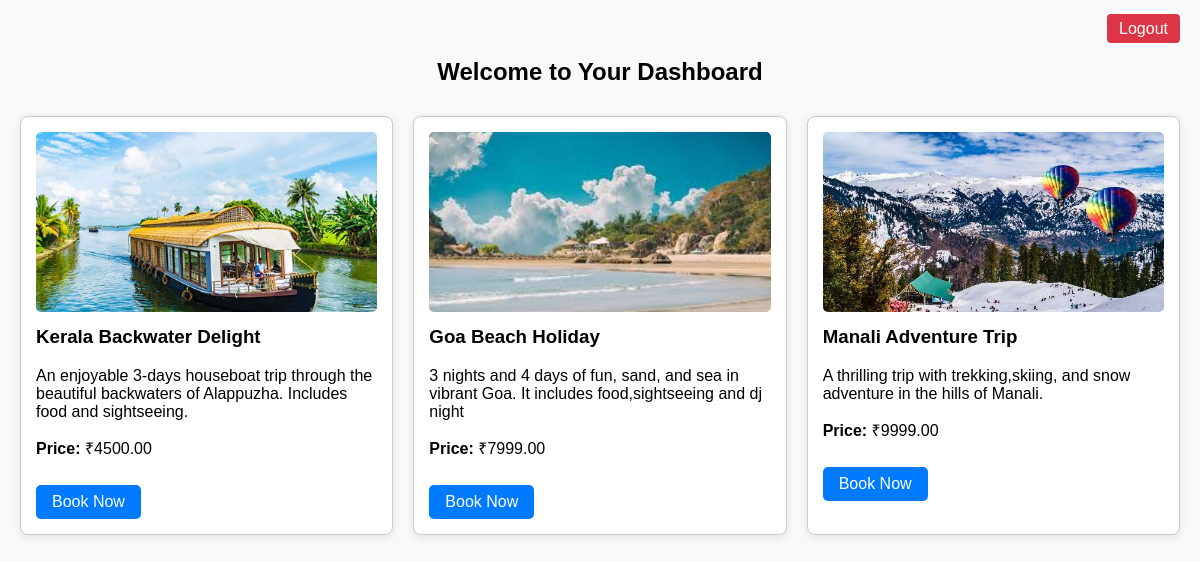
/dashboard/, run on the app's committed database.
### main/models.py (models this page shows, shortened)
class TourPackage(models.Model):
    title = models.CharField(max_length=100)
    description = models.TextField()
    price = models.DecimalField(max_digits=10, decimal_places=2)
    image = models.ImageField(upload_to='package_images/')
    vendor = models.ForeignKey('Vendor', on_delete=models.CASCADE, null=True)
    is_approved = models.BooleanField(default=False)

### main/views.py (the view)
# urls.py: path('dashboard/', views.user_dashboard, name='user_dashboard'),
def user_dashboard(request):
    packages = TourPackage.objects.filter(is_approved=True)
    return render(request, 'main/user_dashboard.html', {'packages':packages})

### main/templates/main/user_dashboard.html (shortened to what this page needs)
{% load static %}
<!DOCTYPE html>
<html>
<head>
    <div style="text-align: right; margin-bottom: 15px;">
    <a href="{% url 'logout' %}" style="padding: 6px 12px; background: #dc3545; color: white; border-radius: 4px; text-decoration: none;">
        Logout
    </a>
</div>
</head>
<body>
    <h2>Welcome to Your Dashboard</h2>
    <div class="package-container">
        {% for package in packages %}
            <div class="package-box">
                <img src="{{ package.image.url }}" alt="{{ package.title }}">
                <h3>{{ package.title }}</h3>
                <p>{{ package.description }}</p>
                <p><strong>Price:</strong> ₹{{ package.price }}</p>
                <a class="book-btn" href="{% url 'book_package' package.id %}">Book Now</a>
            </div>
        {% empty %}
            <p>No packages available right now.</p>
        {% endfor %}
    </div>
</body>
</html>

### main/templates/main/user_dashboard.html (style rules this page uses)
body { font-family: Arial, sans-serif; background: #f8f9fa; margin: 0; padding: 20px; }
h2 { text-align: center; margin-bottom: 30px; }
.package-container { display: grid; grid-template-columns: repeat(auto-fit, minmax(280px, 1fr)); gap: 20px; }
.package-box { background: white; border: 1px solid #ccc; border-radius: 8px; overflow: hidden; box-shadow: 0 2px 8px rgba(0,0,0,0.1); padding: 15px; }
.package-box img { width: 100%; height: 180px; object-fit: cover; border-radius: 5px; }
.package-box h3 { margin-top: 10px; }
.book-btn { display: inline-block; margin-top: 10px; padding: 8px 16px; background-color: #007bff; color: white; text-decoration: none; border-radius: 5px; }

### data on the page
TourPackage: image (picture), title "Kerala Backwater Delight", description "An enjoyable 3-days houseboat trip through the beautiful backwaters of Alappuzha. Includes food and sightseeing.", price "4500.00"
TourPackage: image (picture), title "Goa Beach Holiday", description "3 nights and 4 days of fun, sand, and sea in vibrant Goa. It includes food,sightseeing and dj night", price "7999.00"
TourPackage: image (picture), title "Manali Adventure Trip", description "A thrilling trip with trekking,skiing, and snow adventure in the hills of Manali.", price "9999.00"
